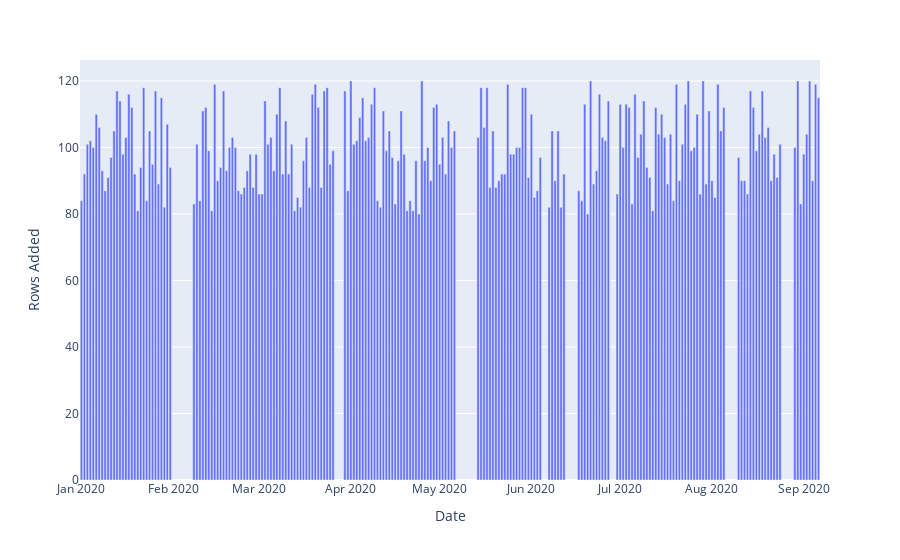

Write notebook code for a chart like this one.
### Markdown cell above
It looks like `EXOPLANETS` typically updates with around 100 new entries each day. Something looks off in a few places, though. We have what we'd call a **freshness** incident -- on a couple of occasions, the table doesn't update at all for 3 or more days. It has "stale" (3+ day old) data.

### Code cell
fig = px.bar(x=all_days, y=rows_added["rows_added"])
fig.update_xaxes(title="Date")
fig.update_yaxes(title="Rows Added")
fig.show()

### Figure 1 — Plotly figure (JSON) as saved in the notebook; plotly's stock layout.template omitted (floating-point values rounded to 4 significant figures; data arrays with more than 128 entries replaced by an {"elided": "..."} marker saying what was removed)
{"data": [{"alignmentgroup": "True", "hovertemplate": "x=%{x}<br>y=%{y}<extra></extra>", "legendgroup": "", "marker": {"color": "#636efa"}, "name": "", "offsetgroup": "", "orientation": "v", "showlegend": false, "textposition": "auto", "type": "bar", "x": {"elided": "250 str values"}, "xaxis": "x", "y": {"elided": "250 int values"}, "yaxis": "y"}], "layout": {"barmode": "relative", "legend": {"tracegroupgap": 0}, "margin": {"t": 60}, "xaxis": {"anchor": "y", "domain": [0, 1], "title": {"text": "Date"}}, "yaxis": {"anchor": "x", "domain": [0, 1], "title": {"text": "Rows Added"}}}}
